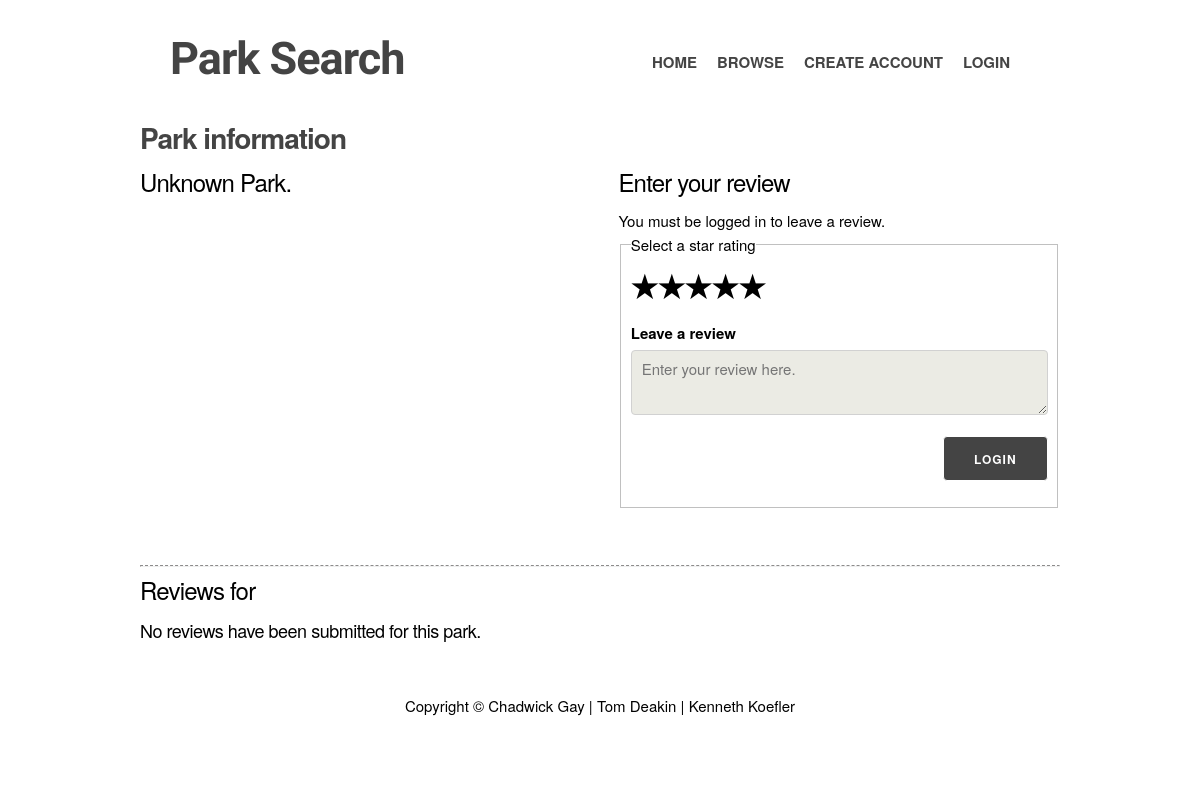
Page /park.php?ParkCode=D0228 on the earlier database version.
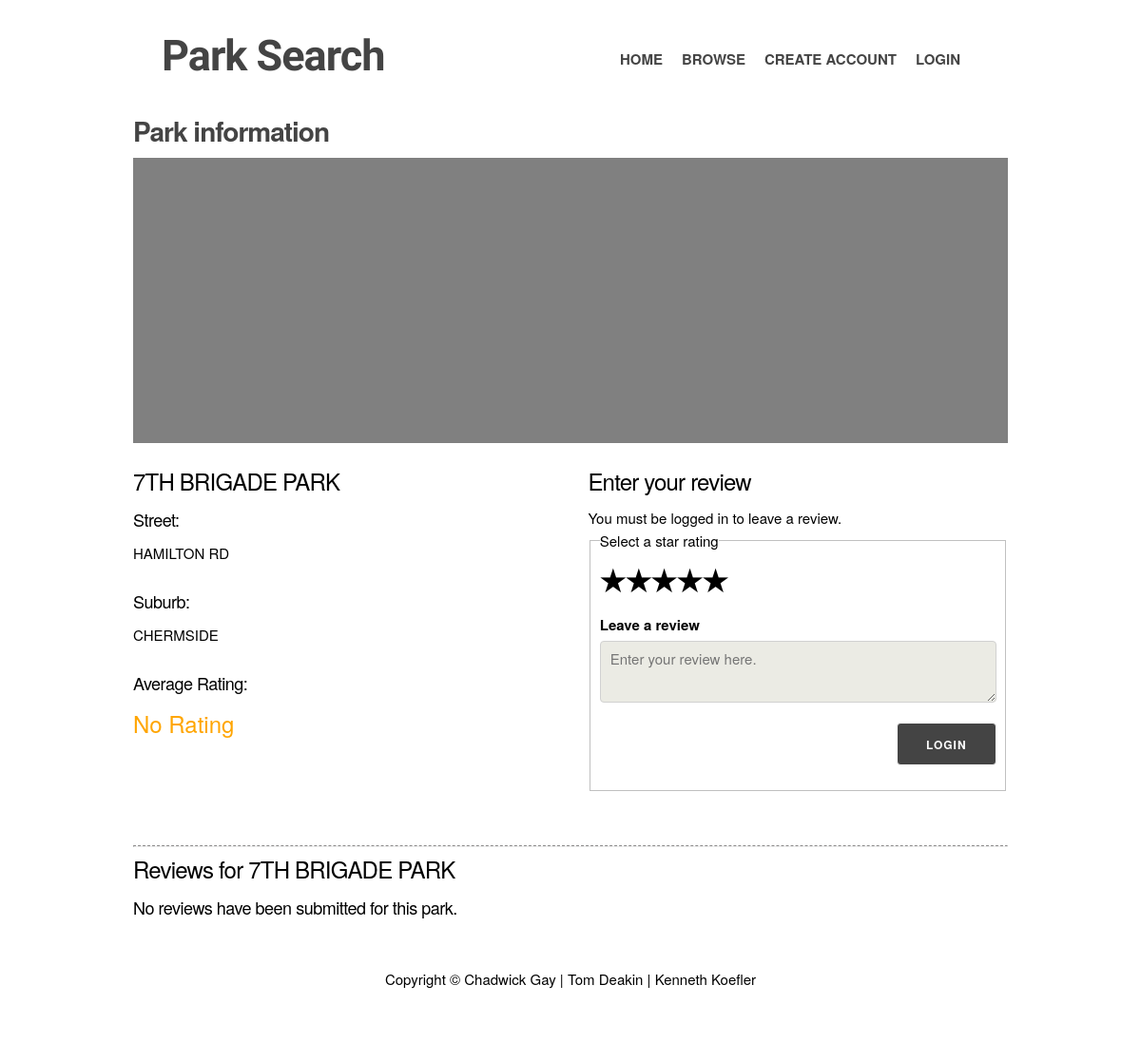
Same page on the later database version.
### tables this page shows
CREATE TABLE `items` (
  `ID` int(11) NOT NULL,
  `ParkCode` varchar(5) NOT NULL,
  `Name` varchar(70) NOT NULL,
  `Street` varchar(45) NOT NULL,
  `Suburb` varchar(45) NOT NULL,
  `Easting` decimal(10,2) NOT NULL,
  `Northing` decimal(10,2) NOT NULL,
  `Latitude` decimal(10,8) NOT NULL,
  `Longitude` decimal(11,8) NOT NULL
);

### park.php (the view, shortened to what this page needs)
<?php
include("server/PHP/database.php");
?>
<!DOCTYPE html>
<html lang="en">
<head>
    <link rel="stylesheet" href="css/normalize.css">
    <link rel="stylesheet" href="css/style.css">
</head>
<body>
<div class="container">
    <?php include('server/includes/nav.inc'); ?>
    <?php
    function displayAggregateStars($numberOfStars) {
        echo '<span class="star">';
        if ($numberOfStars < 0) {
            echo "No Rating";
        }
    }
    $ParkCode = htmlspecialchars(isset($_GET['ParkCode']) ? $_GET['ParkCode'] : "");
    $Park = array('ID' => -1, 'RatingAvg' => -1);
    $Parks = $pdo->prepare("SELECT ID, ParkCode, Name, Street, Suburb, Easting, Northing, Latitude, Longitude FROM items WHERE ParkCode=:parkcode");
    $Parks->bindValue(':parkcode', $ParkCode);
    $Parks->execute();
    if ($Parks != false && $Parks->rowCount()) {
        $temp = $Parks->fetch();
        if (gettype($temp) == gettype(array())) {
            $Park = array_merge($Park, $temp);
        }
    }
    ?>
    <div class="row">
        <div class="one columns">
            <h3>Park information</h3>
            <div class="park-location">
                <?php if ($Park['ID'] > 0) { ?>
                    <div id="park-map"></div>
                    <br>
                <?php } ?>
            </div>
        </div>
        <div class="row">
            <div class="two columns">
                <div class="park-information" itemscope itemtype="http://schema.org/Place">
                    <?php
                    if ($Park['ID'] > 0) {
                        echo '<h4 itemprop="name">' . $Park['Name'] . '</h4>';
                        echo '<h5>Street:</h5>';
                        echo '<p itemprop="address">' . $Park['Street'] . '</p>';
                        echo '<h5>Suburb:</h5>';
                        echo '<p itemprop="address">' . $Park['Suburb'] . '</p>';
                        echo '<h5>Average Rating:</h5>';
                        displayAggregateStars($Park['RatingAvg']);
                    } else {
                        echo '<h4>Unknown Park.</h4>';
                    }
                    ?>
                </div>
            </div>
            <div class="two columns">
                <?php
                $errors = array();
                if (isset($_POST['txtcomment']) && isset($_SESSION['logged'])) {
                    require 'server/includes/validate.inc';
                    validateReview($errors, $_POST, 'txtcomment');
                    if ($errors) {
                        echo '<div class="validation">';
                        echo '<h5>Invalid submission, correct the following errors:</h5>';
                        echo '<ul>';
                        foreach ($errors as $field => $error) {
                            echo "<li>$error</li>";
                        }
                        echo '</ul>';
                        echo '</div>';
                        include 'server/includes/addReview.inc';
                    } else {
                        $Rating = 0;
                        if (isset($_POST['rating'])) {
                            $Rating = $_POST['rating'];
                        }
                        submitReview($_SESSION['logged'], $Park['ID'], $_POST['txtcomment'], $Rating);
                        echo "Your review has been submitted.";
                        echo "<script>redirectToPage('/park.php?ParkCode=" . $Park['ParkCode'] . "');</script>";
                    }
                } else {
                    include 'server/includes/addReview.inc';
                }
                ?>
            </div>
        </div>
        <div class="row">
            <div class="one column">
                <div class="park-reviews" itemscope itemtype="http://schema.org/Review">
                    <?php
                    echo '<br /><hr />';
                    echo '<h4 itemprop="itemReviewed">Reviews for ' . $Park['Name'] . '</h4>';
                    $Reviews = array();
                    if (count($Reviews) <= 0) {
                        echo '<div><h5>No reviews have been submitted for this park.</h5></div>';
                    }
                    ?>
                </div>
            </div>
        </div>
    </div>
    <?php include('server/includes/footer.inc'); ?>
</div>
</body>
</html>

### server/includes/nav.inc (shortened to what this page needs)
<header>
    <div class="header">
        <h1>Park Search</h1>
        <nav>
            <ul>
                <li><a href="index.php">Home</a></li>
                <li><a href="browse.php">Browse</a></li>
                <?php
                if (isset($_SESSION['logged'])) {
                    echo "<li><a href='logout.php'>Logout</a></li>";
                } else {
                    echo "<li><a href='create-account.php'>Create Account</a></li>";
                    echo "<li><a href='login.php'>Login</a></li>";
                }
                ?>
            </ul>
        </nav>
    </div>
</header>

### server/includes/addReview.inc (shortened to what this page needs)
<div class="park-review">
    <h4>Enter your review</h4>
    <?php
    if (!isset($_SESSION['logged'])) {
        echo "You must be logged in to leave a review.";
    }
    ?>
    <?php $ParkCode = htmlspecialchars(isset($_GET['ParkCode']) ? $_GET['ParkCode'] : ""); ?>
    <form method="POST" action="park.php?ParkCode=<?php echo $ParkCode; ?>" name="park-review"
          onsubmit="<?php echo isset($_SESSION['logged']) ? 'return validateReview();' : 'return redirectToLogin();' ?>">
		<fieldset>
			<legend>Select a star rating</legend>
			<div class="park-review">
				<div class="rating">
					<label for="rating5"> &#9733;</label>
					<label for="rating4">&#9733;</label>
					<label for="rating3">&#9733;</label>
					<label for="rating2">&#9733;</label>
					<label for="rating1">&#9733;</label>
				</div>
				<br>
				<label for="txtcomment">Leave a review</label>
				<textarea cols="50" rows="4" name="txtcomment" id="txtcomment"
						  placeholder="Enter your review here." <?php echo isset($_SESSION['logged']) ? '' : 'disabled' ?>></textarea>
			</div>
        	<input type="submit" value="<?php echo isset($_SESSION['logged']) ? 'Submit' : 'Login' ?>">
		</fieldset>
	</form>
</div>

### server/includes/footer.inc
<footer class="one column">
    <p>Copyright &copy; Chadwick Gay | Tom Deakin | Kenneth Koefler</p>
</footer>

### css/style.css (style rules this page uses)
.container { position: relative; width: 100%; max-width: 960px; margin: 0 auto; padding: 0 20px; box-sizing: border-box; min-width: 960px; }
.column, .columns { width: 100%; float: left; box-sizing: border-box; }
.container { width: 80%; }
.column, .columns { margin-left: 4%; }
.column:first-child, .columns:first-child { margin-left: 0; }
.one.column, .one.columns { width: 100%; margin-left: 0; }
.two.columns { width: 48%; }
html { font-size: 62.5%; }
body { font-size: 1.5em; line-height: 1.6; font-weight: 400; font-family: "Raleway", "HelveticaNeue", "Helvetica Neue", Helvetica, Arial, sans-serif; }
hr { border-top: 1px dashed #8c8b8b; }
h1, h2, h3, h4, h5, h6 { margin-top: 0; margin-bottom: 1rem; font-weight: 300; }
h1 { font-size: 4.5rem; line-height: 1.2; letter-spacing: -.1rem; font-family: 'Crete Round', serif; font-weight: bold; color: #444; }
h3 { font-size: 2.8rem; line-height: 1.3; letter-spacing: -.1rem; color: #444; font-weight: bold; text-align: left; }
h4 { font-size: 2.4rem; line-height: 1.35; letter-spacing: -.08rem; }
h5 { font-size: 1.8rem; line-height: 1.5; letter-spacing: -.05rem; }
p { margin-top: 0; }
header { height: 120px; }
header h1 { float: left; margin-top: 32px; }
header nav { float: right; }
header ul { padding-left: 0; margin-top: 0; }
header nav ul li { float: left; display: inline-block; margin-top: 50px; }
header nav ul li a { color: #444; text-transform: uppercase; font-weight: bold; display: block; margin-right: 20px; }
.header { margin: 0 auto; padding: 0 30px; }
a { color: #1EAEDB; text-decoration: none; }
.button, button, input[type="submit"], input[type="button"] { display: inline-block; height: 45px; padding: 0 30px; color: #FFF; text-align: center; font-size: 12px; font-weight: 600; line-height: 38px; letter-spacing: .1rem; text-transform: uppercase; text-decoration: none; white-space: nowrap; background: #444; border-radius: 4px; border: 1px solid #fff; cursor: pointer; box-sizing: border-box; }
.park-review input { float: right; }
input[type="text"], input[type="password"], textarea, select { height: 38px; padding: 6px 10px; background-color: #fff; border: 1px solid #D1D1D1; border-radius: 4px; box-shadow: none; box-sizing: border-box; width: 90%; color: grey; }
textarea { min-height: 65px; padding-top: 6px; padding-bottom: 6px; max-width: 100%; width: 100%; }
label { display: block; margin-bottom: .5rem; font-weight: 600; }
input[type='text'][disabled], textarea[disabled] { background-color: #EBEBE4; }
#park-map { height: 300px; width: 100%; background-color: grey; }
.rating { display: inline-block; }
.rating * { float: right; }
.rating label { font-size: 30px; }
.star { color: orange; font-size: 24px; }
input, textarea, select, fieldset { margin-bottom: 1.5rem; }
table, p, ul, ol, form { margin-bottom: 2.5rem; }
footer { padding: 30px 0; background-color: #fff; text-align: center; margin-top: 10px; }

Differences in the rows shown:
added items: Name "7TH BRIGADE PARK", Street "HAMILTON RD", Suburb "CHERMSIDE"
Other differences:
text no longer shown: "Unknown Park."
text now shown: "Street: Suburb: Average Rating: No Rating"
